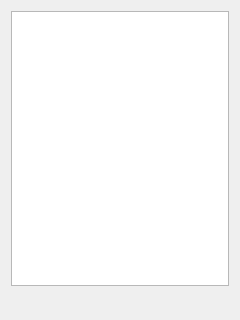
<?xml version="1.0" encoding="UTF-8"?>
<ui version="4.0">
 <class>UnTech::GuiQt::Entity::EntityRomEntries::EntityRomEntryListWidget</class>
 <widget class="QWidget" name="UnTech::GuiQt::Entity::EntityRomEntries::EntityRomEntryListWidget">
  <property name="geometry">
   <rect>
    <x>0</x>
    <y>0</y>
    <width>240</width>
    <height>320</height>
   </rect>
  </property>
  <property name="windowTitle">
   <string>Entity ROM Structs</string>
  </property>
  <layout class="QVBoxLayout" name="verticalLayout">
   <item>
    <widget class="GuiQt::Accessor::NamedListView" name="listView"/>
   </item>
   <item>
    <widget class="QToolBar" name="buttons">
     <property name="movable">
      <bool>false</bool>
     </property>
     <property name="iconSize">
      <size>
       <width>16</width>
       <height>16</height>
      </size>
     </property>
     <property name="floatable">
      <bool>false</bool>
     </property>
    </widget>
   </item>
  </layout>
 </widget>
 <customwidgets>
  <customwidget>
   <class>GuiQt::Accessor::NamedListView</class>
   <extends>QListView</extends>
   <header>gui-qt/accessor/namedlistview.h</header>
  </customwidget>
 </customwidgets>
 <resources/>
 <connections/>
</ui>
